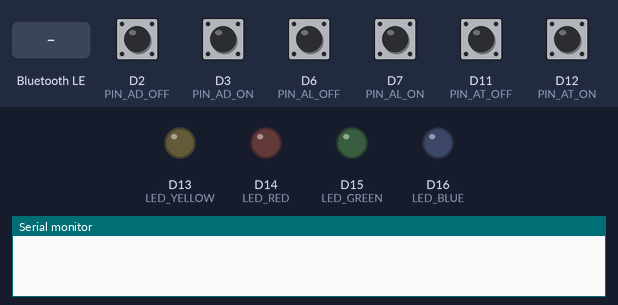
Recording of a sketch running on a simulated Arduino Nano ESP32. Parts: output pins drawn as LEDs (lit = HIGH), the last lines printed to the serial monitor. The test bench sets the inputs (shaded band); at power-on: D2 (PIN_AD_OFF), D3 (PIN_AD_ON), D6 (PIN_AL_OFF), D7 (PIN_AL_ON), D11 (PIN_AT_OFF), D12 (PIN_AT_ON) HIGH. Nothing arrives over Bluetooth unless stated; a phone connects over Bluetooth LE 3 s after start.

Above: at 0.0 s.
At 0.6 s:
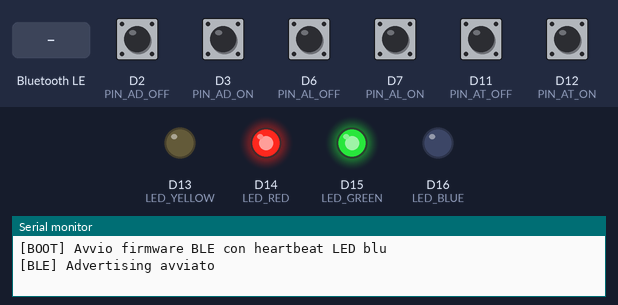
1.6 s: Bluetooth LE write "READY" received
At 2.4 s:
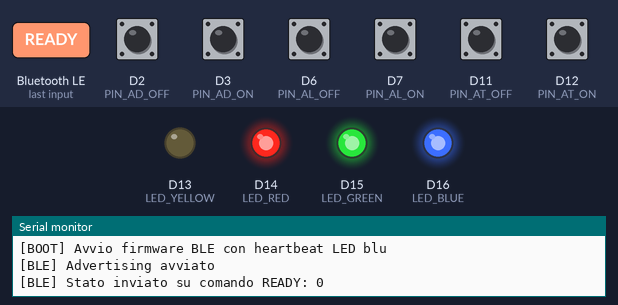
4.6 s: D2 (PIN_AD_OFF) pulled LOW for 0.15 s
Timing chart, 0 to 7.6 s (numbered marks = the images above; inputs shaded):
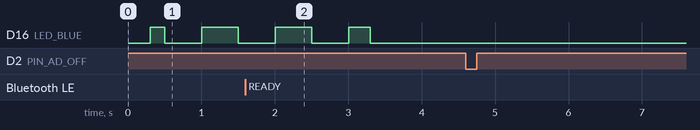

The sketch:

ble_heartbeat.ino
```cpp
// --- Pacchetti protocollo ---
// Protocollo semplificato: solo stato circuiti
#define PKT_TYPE_STATE 0x00
// BLE firmware con heartbeat LED blu (active-low)
#include <Arduino.h>
#include <BLEDevice.h>
#include <BLEServer.h>
#include <BLEUtils.h>
#include <BLE2902.h>

bool justConnected = false;
bool deviceConnected = false;
// --- DEFINIZIONI MACRO E VARIABILI GLOBALI ORDINATE ---
#define LED_RED 14    // active-low
#define LED_GREEN 15  // active-low
#define LED_BLUE 16   // active-low (heartbeat)
#define LED_YELLOW 13 // active-high (opzionale)

#define SERVICE_UUID        "b7e2e8c0-0000-4b1a-8e1e-000000000001"
#define STATE_CHAR_UUID     "b7e2e8c0-0001-4b1a-8e1e-000000000002"
#define ACK_CHAR_UUID       "b7e2e8c0-0002-4b1a-8e1e-000000000003"


// Nuova mappatura pin-circuiti e nomi (2026-04):
// D2:  AD OFF
// D3:  AD ON
// D6:  AL OFF
// D7:  AL ON
// D11: AT OFF
// D12: AT ON

#define PIN_AD_OFF 2   // D2
#define PIN_AD_ON  3   // D3
#define PIN_AL_OFF 6   // D6
#define PIN_AL_ON  7   // D7
#define PIN_AT_OFF 11  // D11
#define PIN_AT_ON  12  // D12

// Ordine per stato BLE e GUI:
// [AT ON, AL ON, AD ON, AT OFF, AL OFF, AD OFF]
const uint8_t CIRCUIT_PINS[6] = {
    PIN_AT_ON,   // 0
    PIN_AL_ON,   // 1
    PIN_AD_ON,   // 2
    PIN_AT_OFF,  // 3
    PIN_AL_OFF,  // 4
    PIN_AD_OFF   // 5
};

BLEServer *bleServer = nullptr;
BLECharacteristic *stateChar = nullptr;
uint8_t lastState = 0;
uint8_t seqNum = 0;

// --- FINE DEFINIZIONI MACRO E VARIABILI GLOBALI ---

// --- CALLBACK BLE ---


class ServerCallbacks : public BLEServerCallbacks {
    void onConnect(BLEServer*) override {
        deviceConnected = true;
        Serial.println("[BLE] Client connesso");
        // Attendi comando READY dalla GUI anche dopo una riconnessione
        justConnected = true;
    }
    void onDisconnect(BLEServer*) override {
        deviceConnected = false;
        Serial.println("[BLE] Client disconnesso");
        // Riavvia advertising per rendere il device nuovamente visibile
        if (bleServer) {
            bleServer->getAdvertising()->start();
            Serial.println("[BLE] Advertising riavviato dopo disconnessione");
        }
    }
};


void setup() {
    Serial.begin(115200);
    delay(300);
    Serial.println("[BOOT] Avvio firmware BLE con heartbeat LED blu");
    pinMode(LED_RED, OUTPUT);
    pinMode(LED_GREEN, OUTPUT);
    pinMode(LED_BLUE, OUTPUT);
    pinMode(LED_YELLOW, OUTPUT);
    digitalWrite(LED_RED, HIGH);
    digitalWrite(LED_GREEN, HIGH);
    digitalWrite(LED_BLUE, HIGH);
    digitalWrite(LED_YELLOW, LOW); // spento (active-high)

    // Imposta i pin dei circuiti come input con pullup
    for (int i = 0; i < 6; ++i) {
        pinMode(CIRCUIT_PINS[i], INPUT_PULLUP);
    }

    BLEDevice::init("NanoESP32-RelayMonitor");
    bleServer = BLEDevice::createServer();
    bleServer->setCallbacks(new ServerCallbacks());
    BLEService *service = bleServer->createService(SERVICE_UUID);
    stateChar = service->createCharacteristic(
        STATE_CHAR_UUID,
        BLECharacteristic::PROPERTY_NOTIFY
    );
    stateChar->addDescriptor(new BLE2902());
    // Caratteristica di scrittura per comando READY
    class ReadyCallback : public BLECharacteristicCallbacks {
        void onWrite(BLECharacteristic* pCharacteristic) override {
            std::string value = pCharacteristic->getValue();
            if (value == "READY") {
                uint8_t state = 0;
                for (int i = 0; i < 6; ++i) {
                    if (digitalRead(CIRCUIT_PINS[i]) == LOW) state |= (1 << i);
                }
                if (stateChar) {
                    stateChar->setValue(&state, 1);
                    stateChar->notify();
                    Serial.print("[BLE] Stato inviato su comando READY: ");
                    Serial.println(state, BIN);
                }
            }
        }
    };
    BLECharacteristic *readyChar = service->createCharacteristic(
        ACK_CHAR_UUID,
        BLECharacteristic::PROPERTY_WRITE
    );
    readyChar->setCallbacks(new ReadyCallback());
    service->start();
    bleServer->getAdvertising()->start();
    Serial.println("[BLE] Advertising avviato");
    // Calcola stato iniziale ma NON inviare notifica qui
    lastState = 0;
    for (int i = 0; i < 6; ++i) {
        if (digitalRead(CIRCUIT_PINS[i]) == LOW) lastState |= (1 << i);
    }
}

void loop() {
    static uint8_t lastState = 0;
    static unsigned long lastBeat = 0;
    static bool ledOn = false;
    unsigned long now = millis();

    if (!deviceConnected) {
        // Heartbeat: lampeggio lento LED blu (active-low)
        if (now - lastBeat > 500) {
            ledOn = !ledOn;
            digitalWrite(LED_BLUE, ledOn ? LOW : HIGH); // active-low
            lastBeat = now;
        }
        return;
    }

    uint8_t state = 0;
    for (int i = 0; i < 6; ++i) {
        if (digitalRead(CIRCUIT_PINS[i]) == LOW) state |= (1 << i);
    }
    if (state != lastState) {
        uint8_t packet[3] = {PKT_TYPE_STATE, seqNum, state};
        stateChar->setValue(packet, 3);
        stateChar->notify();
        Serial.print("[CIRCUITI] Inviato stato seq ");
        Serial.print(seqNum);
        Serial.print(": ");
        Serial.println(state, BIN);
        lastState = state;
        seqNum = (seqNum + 1) & 0xFF;
    }
    // LED blu fisso
    digitalWrite(LED_BLUE, LOW); // acceso (active-low)
    delay(10); // cede il controllo
}
```
